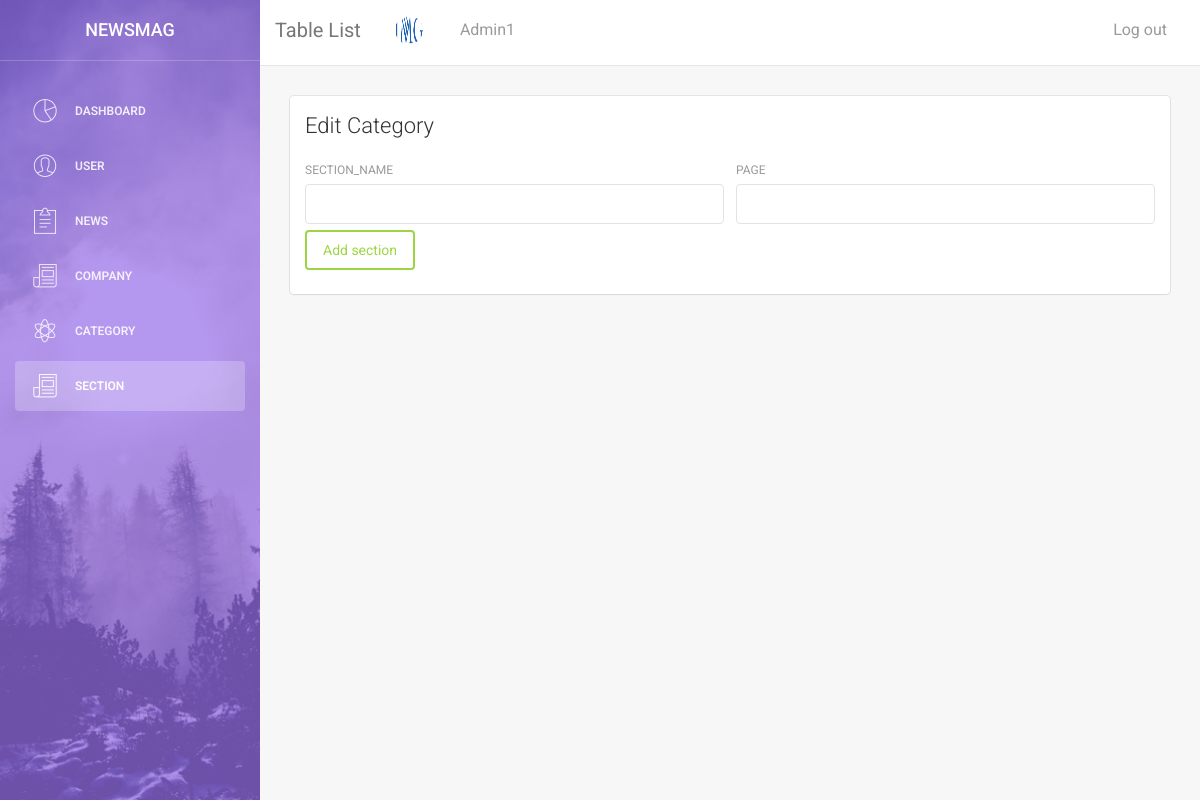
/admin/sectionadd.php (signed in), run on the app's committed database.
### tables this page shows
CREATE TABLE `myuser` (
  `status` int(11) NOT NULL DEFAULT '0',
  `id` int(11) NOT NULL,
  `user` varchar(60) NOT NULL,
  `password` varchar(60) NOT NULL,
  `email` varchar(60) NOT NULL,
  `number` varchar(60) NOT NULL,
  `media` varchar(69) NOT NULL
);

### admin/valid.php (called while the page is built, shortened)
<?php
if(isset($_COOKIE['username'])){
	$userPass = $_COOKIE['username'];
}else{
	$userPass = $_SESSION['username'];
}
$objs = new Connection();
$objs->connect();
			$sql = "SELECT * FROM  `myuser` WHERE `email` = '".$userPass."'";
			$query = $objs::$con->query($sql);
			$db_value = $query->fetch(PDO::FETCH_ASSOC);
?>

### admin/sectionadd.php (the view, shortened to what this page needs)
<?php
require_once('valid.php');
?>
<html lang="en">
<head>
    <link href="assets/css/bootstrap.min.css" rel="stylesheet" />
    <link href="assets/css/animate.min.css" rel="stylesheet"/>
    <link href="assets/css/light-bootstrap-dashboard.css" rel="stylesheet"/>
    <link href="assets/css/demo.css" rel="stylesheet" />
    <link href="http://maxcdn.bootstrapcdn.com/font-awesome/4.2.0/css/font-awesome.min.css" rel="stylesheet">
    <link href="assets/css/pe-icon-7-stroke.css" rel="stylesheet" />
</head>
<body>
    <div class="wrapper">
        <div class="sidebar">
            <div class="sidebar-wrapper" style="background-image: url('assets/img/sidebar-5.jpg');
            background-repeat: no-repeat; background-position: center; background-size: cover;">
            <div style="background: rgba(147,104,233,0.68); height: 100vh">
                <div class="logo">
                    <a href="#" class="simple-text">
                        NEWSMAG
                    </a>
                </div>
                <ul class="nav">
                 <li>
                    <a href="dashboard.php">
                        <i class="pe-7s-graph"></i>
                        <p>Dashboard</p>
                    </a>
                </li>
                <li>
                    <a href="usertable.php">
                        <i class="pe-7s-user"></i>
                        <p>User</p>
                    </a>
                </li>
                <li>
                    <a href="Newstable.php">
                        <i class="pe-7s-note2"></i>
                        <p>News</p>
                    </a>
                </li>
                <li>
                    <a href="Companytable.php">
                        <i class="pe-7s-news-paper"></i>
                        <p>Company</p>
                    </a>
                </li>
                <li>
                    <a href="Categorytable.php">
                        <i class="pe-7s-science"></i>
                        <p>Category</p>
                    </a>
                </li>
                <li class="active">
                    <a href="sectiontable.php">
                        <i class="pe-7s-news-paper"></i>
                        <p>section</p>
                    </a>
                </li>
            </ul>
        </div>
    </div>
</div>
<div class="main-panel">
    <nav class="navbar navbar-default navbar-fixed">
        <div class="container-fluid">
            <div class="navbar-header">
                <a class="navbar-brand" href="#">Table List</a>
            </div>
            <div class="collapse navbar-collapse">
                <ul class="nav navbar-nav navbar-left">
                    <li>
                     <a href="">
                        <img src="assets/img/<?php echo $db_value['media'];?>" width="30px" height="30px" style="border-radius: 100%; border: 1px solid #fff; margin-top: -5px">
                    </a>
                </li>
                <li>
                            <a href="#">
                                <?php
                               echo ucfirst($db_value['user']);
    ?>
                            </a>
                        </li>
            </ul>
            <ul class="nav navbar-nav navbar-right">
                <li>
                    <a href="logout.php">
                        Log out
                    </a>
                </li>
            </ul>
        </div>
    </div>
</nav>
<div class="content">
    <div class="container-fluid">
        <div class="row">
            <div class="col-md-12">
                <div class="card">
                    <div class="header">
                        <h4 class="title">Edit Category</h4>
                    </div>
                    <div class="content">
                        <form method="post" action="function.php" enctype="multipart/form-data">
                            <div class="row">
                                <div class="col-md-6">
                                    <label>section_name</label>
                                    <input type="text" name="section_name" class="form-control">
                                </div>
                                <div class="col-md-6">
                                    <label>page</label>
                                    <input type="text" name="page" class="form-control">
                                </div>
                            </div>
                            <button type="submit" class="btn btn-success" name="section_add" value="add">Add section</button>                            <div class="clearfix"></div>
                        </form>
                    </div>
                </div>
            </div>
        </div>
    </div>
</div>
</div>
</div>
</body>
</html>

### data on the page
myuser: media (picture), user "Admin1"
